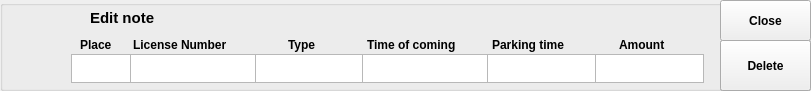
  <widget class="QGroupBox" name="editBox">
   <property name="geometry">
    <rect>
     <x>1070</x>
     <y>250</y>
     <width>811</width>
     <height>91</height>
    </rect>
   </property>
   <property name="title">
    <string/>
   </property>
   <widget class="QPushButton" name="closeEditButton">
    <property name="enabled">
     <bool>true</bool>
    </property>
    <property name="geometry">
     <rect>
      <x>720</x>
      <y>0</y>
      <width>91</width>
      <height>41</height>
     </rect>
    </property>
    <property name="font">
     <font>
      <pointsize>9</pointsize>
      <weight>75</weight>
      <bold>true</bold>
     </font>
    </property>
    <property name="styleSheet">
     <string notr="true">color: rgb(0, 0, 0);</string>
    </property>
    <property name="text">
     <string>Close</string>
    </property>
    <property name="icon">
     <iconset resource="resources.qrc">
      <normaloff>:/images/images/cancel.ico</normaloff>:/images/images/cancel.ico</iconset>
    </property>
    <property name="iconSize">
     <size>
      <width>21</width>
      <height>21</height>
     </size>
    </property>
   </widget>
   <widget class="QPushButton" name="commitButton">
    <property name="geometry">
     <rect>
      <x>720</x>
      <y>40</y>
      <width>91</width>
      <height>51</height>
     </rect>
    </property>
    <property name="font">
     <font>
      <pointsize>9</pointsize>
      <weight>75</weight>
      <bold>true</bold>
     </font>
    </property>
    <property name="styleSheet">
     <string notr="true">color: rgb(0, 0, 0);</string>
    </property>
    <property name="text">
     <string>Commit</string>
    </property>
    <property name="icon">
     <iconset resource="resources.qrc">
      <normaloff>:/images/images/success.ico</normaloff>:/images/images/success.ico</iconset>
    </property>
    <property name="iconSize">
     <size>
      <width>21</width>
      <height>21</height>
     </size>
    </property>
   </widget>
   <widget class="QPlainTextEdit" name="amountEdit">
    <property name="geometry">
     <rect>
      <x>594</x>
      <y>54</y>
      <width>110</width>
      <height>29</height>
     </rect>
    </property>
   </widget>
   <widget class="QPlainTextEdit" name="typeEdit">
    <property name="geometry">
     <rect>
      <x>254</x>
      <y>54</y>
      <width>110</width>
      <height>29</height>
     </rect>
    </property>
   </widget>
   <widget class="QTextEdit" name="placeEdit">
    <property name="geometry">
     <rect>
      <x>71</x>
      <y>54</y>
      <width>61</width>
      <height>29</height>
     </rect>
    </property>
   </widget>
   <widget class="QTextEdit" name="Time2Edit">
    <property name="geometry">
     <rect>
      <x>486</x>
      <y>54</y>
      <width>110</width>
      <height>29</height>
     </rect>
    </property>
   </widget>
   <widget class="QPlainTextEdit" name="licenseEdit">
    <property name="geometry">
     <rect>
      <x>130</x>
      <y>54</y>
      <width>126</width>
      <height>29</height>
     </rect>
    </property>
   </widget>
   <widget class="QPlainTextEdit" name="time1Edit">
    <property name="geometry">
     <rect>
      <x>362</x>
      <y>54</y>
      <width>126</width>
      <height>29</height>
     </rect>
    </property>
   </widget>
   <widget class="QLabel" name="label_22">
    <property name="geometry">
     <rect>
      <x>288</x>
      <y>30</y>
      <width>96</width>
      <height>29</height>
     </rect>
    </property>
    <property name="font">
     <font>
      <pointsize>9</pointsize>
      <weight>75</weight>
      <bold>true</bold>
     </font>
    </property>
    <property name="styleSheet">
     <string notr="true">background-color: transparent;
color: rgb(0, 0, 0);
 border: 0px solid #000000;</string>
    </property>
    <property name="text">
     <string>Type</string>
    </property>
   </widget>
   <widget class="QLabel" name="label_17">
    <property name="geometry">
     <rect>
      <x>619</x>
      <y>30</y>
      <width>95</width>
      <height>29</height>
     </rect>
    </property>
    <property name="font">
     <font>
      <pointsize>9</pointsize>
      <weight>75</weight>
      <bold>true</bold>
     </font>
    </property>
    <property name="styleSheet">
     <string notr="true">background-color: transparent;
color: rgb(0, 0, 0);
 border: 0px solid #000000;</string>
    </property>
    <property name="text">
     <string>Amount</string>
    </property>
   </widget>
   <widget class="QLabel" name="label_18">
    <property name="geometry">
     <rect>
      <x>133</x>
      <y>30</y>
      <width>134</width>
      <height>29</height>
     </rect>
    </property>
    <property name="font">
     <font>
      <pointsize>9</pointsize>
      <weight>75</weight>
      <bold>true</bold>
     </font>
    </property>
    <property name="styleSheet">
     <string notr="true">background-color: transparent;
color: rgb(0, 0, 0);
 border: 0px solid #000000;</string>
    </property>
    <property name="text">
     <string>License Number</string>
    </property>
   </widget>
   <widget class="QLabel" name="label_21">
    <property name="geometry">
     <rect>
      <x>80</x>
      <y>30</y>
      <width>95</width>
      <height>29</height>
     </rect>
    </property>
    <property name="font">
     <font>
      <pointsize>9</pointsize>
      <weight>75</weight>
      <bold>true</bold>
     </font>
    </property>
    <property name="styleSheet">
     <string notr="true">background-color: transparent;
color: rgb(0, 0, 0);
 border: 0px solid #000000;</string>
    </property>
    <property name="text">
     <string>Place</string>
    </property>
   </widget>
   <widget class="QLabel" name="label_20">
    <property name="geometry">
     <rect>
      <x>367</x>
      <y>30</y>
      <width>129</width>
      <height>29</height>
     </rect>
    </property>
    <property name="font">
     <font>
      <pointsize>9</pointsize>
      <weight>75</weight>
      <bold>true</bold>
     </font>
    </property>
    <property name="styleSheet">
     <string notr="true">background-color: transparent;
color: rgb(0, 0, 0);
 border: 0px solid #000000;</string>
    </property>
    <property name="text">
     <string>Time of coming</string>
    </property>
   </widget>
   <widget class="QLabel" name="label_19">
    <property name="geometry">
     <rect>
      <x>492</x>
      <y>30</y>
      <width>110</width>
      <height>29</height>
     </rect>
    </property>
    <property name="font">
     <font>
      <pointsize>9</pointsize>
      <weight>75</weight>
      <bold>true</bold>
     </font>
    </property>
    <property name="styleSheet">
     <string notr="true">background-color: transparent;
color: rgb(0, 0, 0);
 border: 0px solid #000000;</string>
    </property>
    <property name="text">
     <string>Parking time</string>
    </property>
   </widget>
   <widget class="QTableView" name="tableView_2">
    <property name="geometry">
     <rect>
      <x>1090</x>
      <y>379</y>
      <width>811</width>
      <height>610</height>
     </rect>
    </property>
   </widget>
   <widget class="QLabel" name="label_8">
    <property name="geometry">
     <rect>
      <x>10</x>
      <y>10</y>
      <width>61</width>
      <height>71</height>
     </rect>
    </property>
    <property name="styleSheet">
     <string notr="true">background-color: transparent;
color: rgb(0, 0, 0);
 border: 0px solid #000000;
</string>
    </property>
    <property name="text">
     <string/>
    </property>
    <property name="pixmap">
     <pixmap resource="resources.qrc">:/images/images/SQLite-Logo.png.png</pixmap>
    </property>
   </widget>
   <widget class="QLabel" name="label_9">
    <property name="geometry">
     <rect>
      <x>90</x>
      <y>10</y>
      <width>101</width>
      <height>16</height>
     </rect>
    </property>
    <property name="font">
     <font>
      <pointsize>11</pointsize>
      <weight>75</weight>
      <bold>true</bold>
     </font>
    </property>
    <property name="styleSheet">
     <string notr="true">background-color: transparent;
color: rgb(0, 0, 0);
 border: 0px solid #000000;
</string>
    </property>
    <property name="text">
     <string>Edit note</string>
    </property>
   </widget>
   <widget class="QPushButton" name="addButton">
    <property name="geometry">
     <rect>
      <x>720</x>
      <y>40</y>
      <width>91</width>
      <height>51</height>
     </rect>
    </property>
    <property name="font">
     <font>
      <pointsize>9</pointsize>
      <weight>75</weight>
      <bold>true</bold>
     </font>
    </property>
    <property name="styleSheet">
     <string notr="true">color: rgb(0, 0, 0);</string>
    </property>
    <property name="text">
     <string>Add</string>
    </property>
    <property name="icon">
     <iconset resource="resources.qrc">
      <normaloff>:/images/images/success.ico</normaloff>:/images/images/success.ico</iconset>
    </property>
    <property name="iconSize">
     <size>
      <width>21</width>
      <height>21</height>
     </size>
    </property>
   </widget>
   <widget class="QPushButton" name="deleteButton">
    <property name="geometry">
     <rect>
      <x>720</x>
      <y>40</y>
      <width>91</width>
      <height>51</height>
     </rect>
    </property>
    <property name="font">
     <font>
      <pointsize>9</pointsize>
      <weight>75</weight>
      <bold>true</bold>
     </font>
    </property>
    <property name="styleSheet">
     <string notr="true">color: rgb(0, 0, 0);</string>
    </property>
    <property name="text">
     <string>Delete</string>
    </property>
    <property name="icon">
     <iconset resource="resources.qrc">
      <normaloff>:/images/images/cancel.ico</normaloff>:/images/images/cancel.ico</iconset>
    </property>
    <property name="iconSize">
     <size>
      <width>21</width>
      <height>21</height>
     </size>
    </property>
   </widget>
  </widget>
